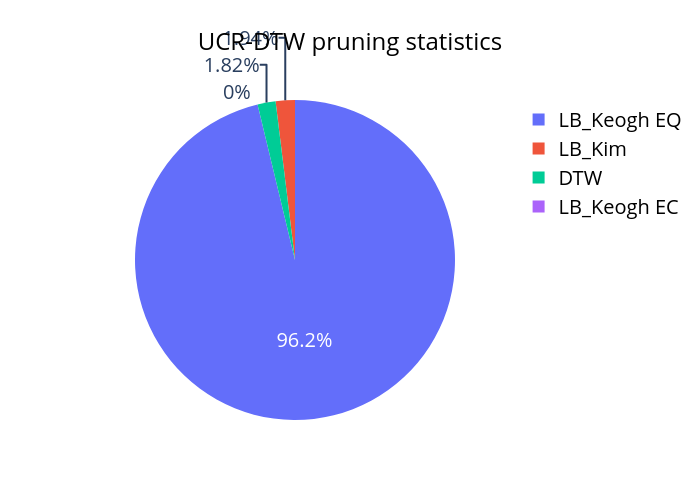

Here is the notebook cell this chart was saved with:
### Markdown cell above
Визуализируйте количество неотброшенных и отброшенных каждой нижней границей подпоследовательностей временного ряда в виде круговой диаграммы с помощью функции `pie_chart()` из модуля *plots.py*.

### Code cell
statistics = ucr_dtw.get_statistics()

print(statistics)

labels = np.array([
    'LB_Kim',
    'LB_Keogh EQ',
    'LB_Keogh EC',
    'DTW'
])

values = np.array([
    statistics['lb_Kim_num'],
    statistics['lb_KeoghQC_num'],
    statistics['lb_KeoghCQ_num'],
    statistics['not_pruned_num']
])

pie_chart(
    labels,
    values,
    'UCR-DTW pruning statistics'
)

### Figure 1 — Plotly figure (JSON) as saved in the notebook; plotly's stock layout.template omitted (floating-point values rounded to 4 significant figures)
{"data": [{"labels": ["LB_Kim", "LB_Keogh EQ", "LB_Keogh EC", "DTW"], "values": [50, 2483, 0, 47], "type": "pie", "textfont": {"size": 20}}], "layout": {"title": {"font": {"size": 24, "color": "black"}, "text": "UCR-DTW pruning statistics", "x": 0.5, "xanchor": "center"}, "legend": {"font": {"size": 20, "color": "black"}}, "width": 700, "height": 500}}
